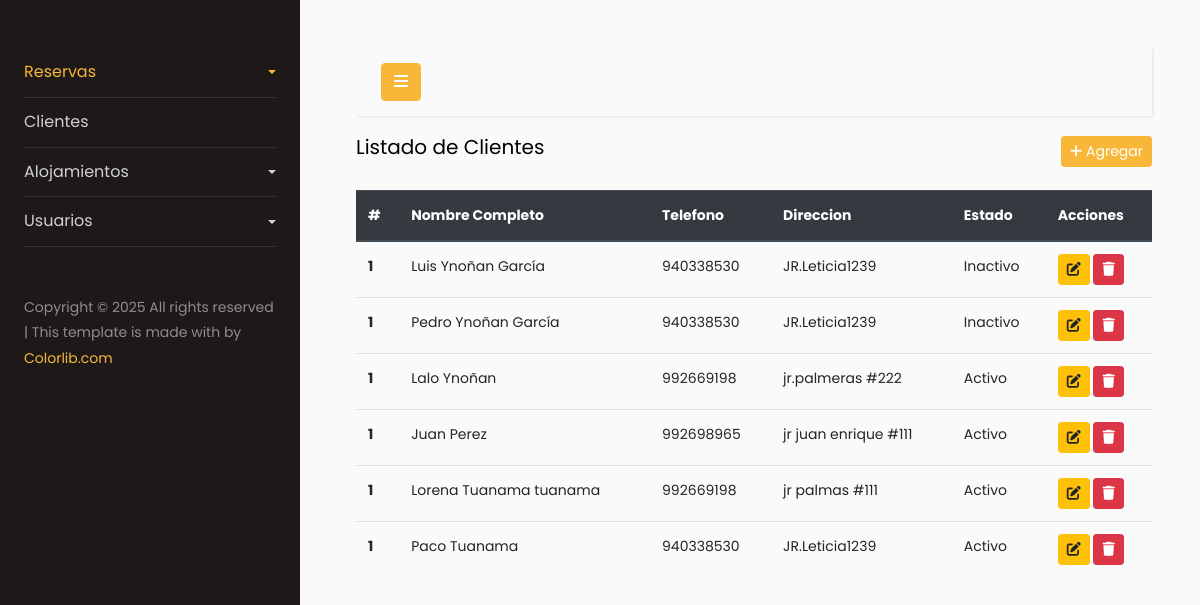
Page /clientes/ (signed in) on the earlier database version.
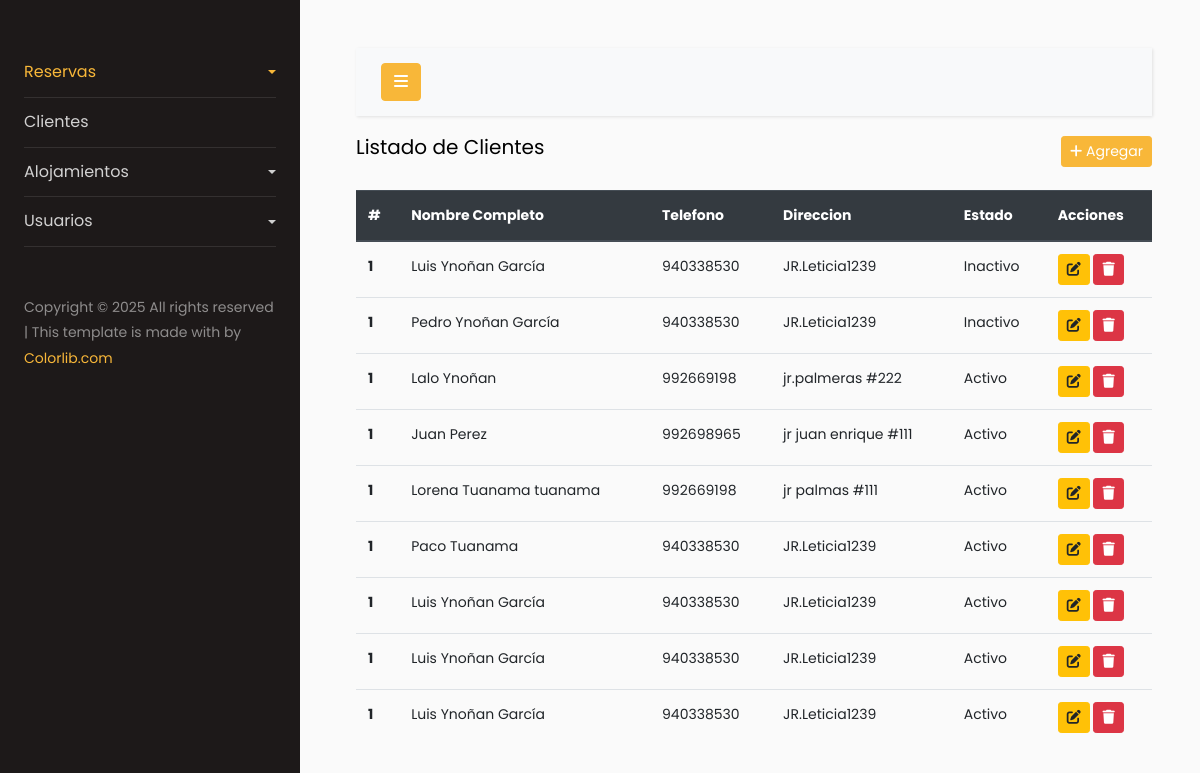
Same page on the later database version.
### clientes/models.py (models this page shows, shortened)
class ModelsClientes(models.Model):
    name_customer = models.CharField(max_length=100, verbose_name='Nombre Completo')
    last_name_customer = models.CharField(max_length=100, verbose_name='Apellido')
    email_customer = models.EmailField(max_length=100, unique=True, verbose_name='Email')
    phone_customer = models.CharField(max_length=100, verbose_name='Telefono')
    address_customer = models.CharField(max_length=100, verbose_name='Direccion')
    city_customer = models.CharField(max_length=100, verbose_name='Ciudad')
    active_customer = models.BooleanField(verbose_name='Estado', default=True)
    date_create_customer = models.DateTimeField(auto_now_add=True, verbose_name='Fecha de creacion')
    class Meta:
        verbose_name = 'Cliente'
        verbose_name_plural = 'Clientes'
        db_table = 'clientes'

### clientes/views.py (the view)
# urls.py: path('', ClientesView.as_view(), name='index-clientes'),
class ClientesView(LoginRequiredMixin, ListView):
    model = ModelsClientes
    context_object_name = 'clientes'
    template_name = 'index-clientes.html'

### clientes/templates/index-clientes.html
{% extends 'index-intranet.html' %} {% block content %}
<div
  class="d-flex justify-content-between align-items-center"
  style="margin-bottom: 20px"
>
  <h5>Listado de Clientes</h5>
  <a href="{% url 'clientes:crear-cliente' %}" class="btn btn-primary btn-sm"
    ><i class="fa-solid fa-plus"></i> Agregar</a>
</div>
<table class="table table-hover">
  <thead class="thead-dark">
    <tr>
      <th scope="col">#</th>
      <th scope="col">Nombre Completo</th>
      <th scope="col">Telefono</th>
      <th scope="col">Direccion</th>
      <th scope="col">Estado</th>
      <th scope="col">Acciones</th>
    </tr>
  </thead>
  <tbody>
    {% for i in clientes %}
    <tr>
      <th scope="row">1</th>
      <td>{{ i.name_customer }} {{i.last_name_customer}}</td>
      <td>{{ i.phone_customer}}</td>
      <td>{{ i.address_customer}}</td>
      <td>{% if i.active_customer %}Activo{% else %} Inactivo {% endif %} </td>
      <td>
        <a href="{% url 'clientes:editar-cliente' i.id %}" class="btn btn-warning btn-sm"><i class="fa-solid fa-pen-to-square"></i></a>
        <a href="{% url 'clientes:delete-customer' i.id  %}" class="btn btn-danger btn-sm"><i class="fa-solid fa-trash"></i></a>
      </td>
    </tr>
    {% endfor %}
  </tbody>
</table>
{% endblock %}

Differences in the rows shown:
added ModelsClientes: name_customer "Luis", last_name_customer "Ynoñan García", phone_customer "940338530", address_customer "JR.Leticia1239", active_customer "Activo"
added ModelsClientes: name_customer "Luis", last_name_customer "Ynoñan García", phone_customer "940338530", address_customer "JR.Leticia1239", active_customer "Activo"
added ModelsClientes: name_customer "Luis", last_name_customer "Ynoñan García", phone_customer "940338530", address_customer "JR.Leticia1239", active_customer "Activo"
